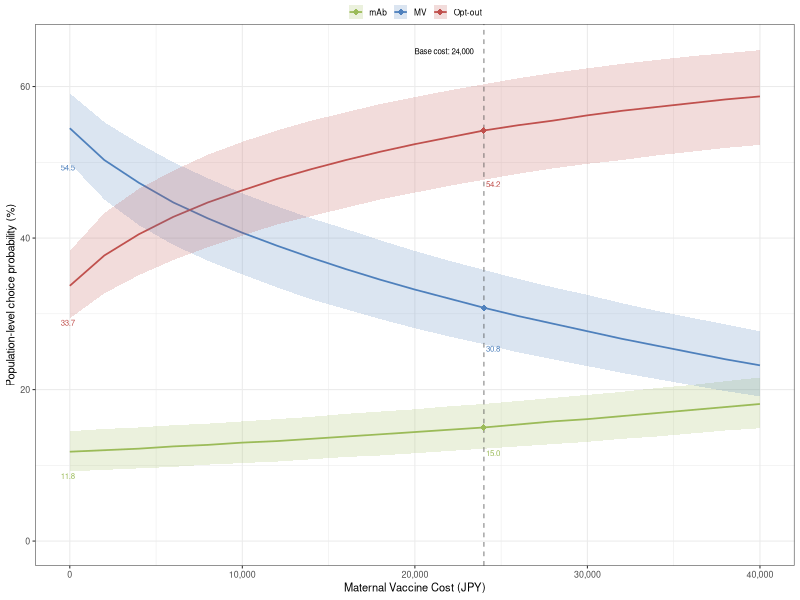
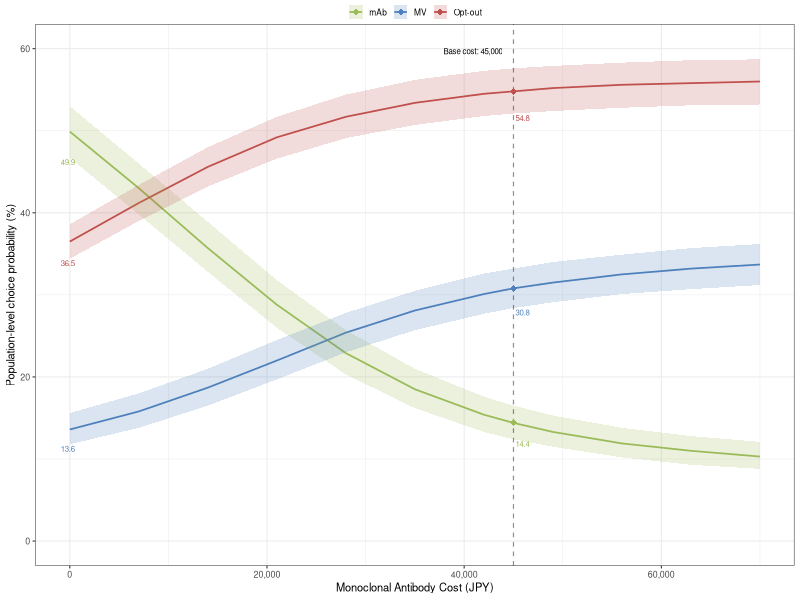

These figures' R source, in order:
# ===========================================================================
# Title: 20_hcm_costCont_ranInt_ranCoeff_choiceProb_plot.r
# Date: 2026-09-10
# ===========================================================================

# ------------------------------------------------------------------------
# SECTION 1: Load library
# ------------------------------------------------------------------------

# Load packages
library(here)
library(dplyr)
library(ggplot2)

# ------------------------------------------------------------------------
# SECTION 2: Load results from Monte Carlo simulations
# ------------------------------------------------------------------------

df_mv <- read.csv(here("data", "choiceProb_mvCost.csv"))

df_mab <- read.csv(here("data", "choiceProb_mabCost.csv"))

# ------------------------------------------------------------------------
# SECTION 3: Transform data for plotting
# ------------------------------------------------------------------------

# Format cost & probabilities
df_mv_plot <- df_mv %>%
    mutate(
        Cost = Cost * 100000, # Convert to JPY
        across(Mean:Upper_UI, ~ .x * 100) # Convert to %
    )
df_mab_plot <- df_mab %>%
    mutate(
        Cost = Cost * 100000, # Convert to JPY
        across(Mean:Upper_UI, ~ .x * 100) # Convert to %
    )

# Normalize mean probabilities to sum to 100%
norm_meanProb <- function(df) {
    df %>%
        group_by(Cost) %>%
        mutate(
            Mean = {
                raw_mean <- Mean / sum(Mean) * 100
                rounded_mean <- round(raw_mean, 1)
                correction <- round(100 - sum(rounded_mean), 1)
                rounded_mean[which.max(raw_mean)] <-
                    rounded_mean[which.max(raw_mean)] + correction
                rounded_mean
            }
        ) %>%
        ungroup() %>%
        mutate(across(Lower_UI:Upper_UI, ~ round(.x, 1)))
}

df_mv_plot <- norm_meanProb(df_mv_plot)
df_mab_plot <- norm_meanProb(df_mab_plot)

# ------------------------------------------------------------------------
# SECTION 4: Plot choice probabilities by product cost
# ------------------------------------------------------------------------

color_manual <- c(
    "MV" = "#4F81BD",
    "mAb" = "#9BBB59",
    "Opt-out" = "#C0504D"
)

# Function to plot choice probabilities by product cost
plot_choiceProb <- function(df, base_cost, x_label) {
    # Isolate probabilities for annotation
    prob_c0 <- df[df$Cost == 0, ] # 0 JPY
    prob_base <- df[df$Cost == base_cost, ] # Base cost
    # Add comma separator for plotting
    base_cost_label <- format(base_cost, big.mark = ",")
    # Calculate maximum y-axis value for plotting
    y_max <- ceiling(max(df$Upper_UI) / 5) * 5
    # Plot line plot with uncertainty intervals
    plot <- ggplot(df, aes(x = Cost, y = Mean, color = Alt)) +
        geom_line(linewidth = 0.6) +
        geom_ribbon(
            aes(ymin = Lower_UI, ymax = Upper_UI, fill = Alt),
            alpha = 0.2,
            color = NA
        ) +
        geom_vline(
            xintercept = base_cost,
            linetype = "dashed",
            color = "#404040",
            linewidth = 0.4,
            alpha = 0.6
        ) +
        geom_point(
            data = prob_base,
            aes(x = Cost, y = Mean, color = Alt),
            size = 2,
            shape = 18
        ) +
        geom_text(
            data = prob_c0,
            aes(x = Cost, y = Lower_UI, label = sprintf("%.1f", Mean)),
            vjust = 1.25,
            hjust = 0.65,
            size = 2,
            show.legend = FALSE
        ) +
        geom_text(
            data = prob_base,
            aes(x = Cost, y = Lower_UI, label = sprintf("%.1f", Mean)),
            vjust = 1.25,
            hjust = -0.15,
            size = 2,
            show.legend = FALSE
        ) +
        annotate(
            "text",
            x = base_cost * 0.975,
            y = y_max * 0.995,
            label = paste0("Base cost: ", base_cost_label),
            hjust = 1,
            vjust = 0.5,
            size = 2
        ) +
        labs(
            x = x_label,
            y = "Population-level choice probability (%)"
        ) +
        theme_bw(base_size = 8) +
        theme(
            legend.position = "top",
            legend.margin = margin(t = -1, b = -5),
            legend.key.size = unit(0.4, "cm"),
            legend.title = element_blank(),
            legend.text = element_text(size = 6)
        ) +
        scale_color_manual(values = color_manual) +
        scale_fill_manual(values = color_manual) +
        scale_x_continuous(labels = scales::comma) +
        coord_cartesian(ylim = c(0, y_max))
    # Return plot
    return(plot)
}

# Plot & save figures
choiceProb_mvCost <- plot_choiceProb(
    df_mv_plot,
    base_cost = 24000,
    x_label = "Maternal Vaccine Cost (JPY)"
)
ggsave(
    here("figs", "choiceProb_mvCost_linePlot.png"),
    plot = choiceProb_mvCost,
    width = 10,
    height = 6,
    units = "cm",
    dpi = 600
)
choiceProb_mabCost <- plot_choiceProb(
    df_mab_plot,
    base_cost = 45000,
    x_label = "Monoclonal Antibody Cost (JPY)"
)
ggsave(
    here("figs", "choiceProb_mabCost_linePlot.png"),
    plot = choiceProb_mabCost,
    width = 10,
    height = 6,
    units = "cm",
    dpi = 600
)
cat("\nPlot successfully saved!\n")
